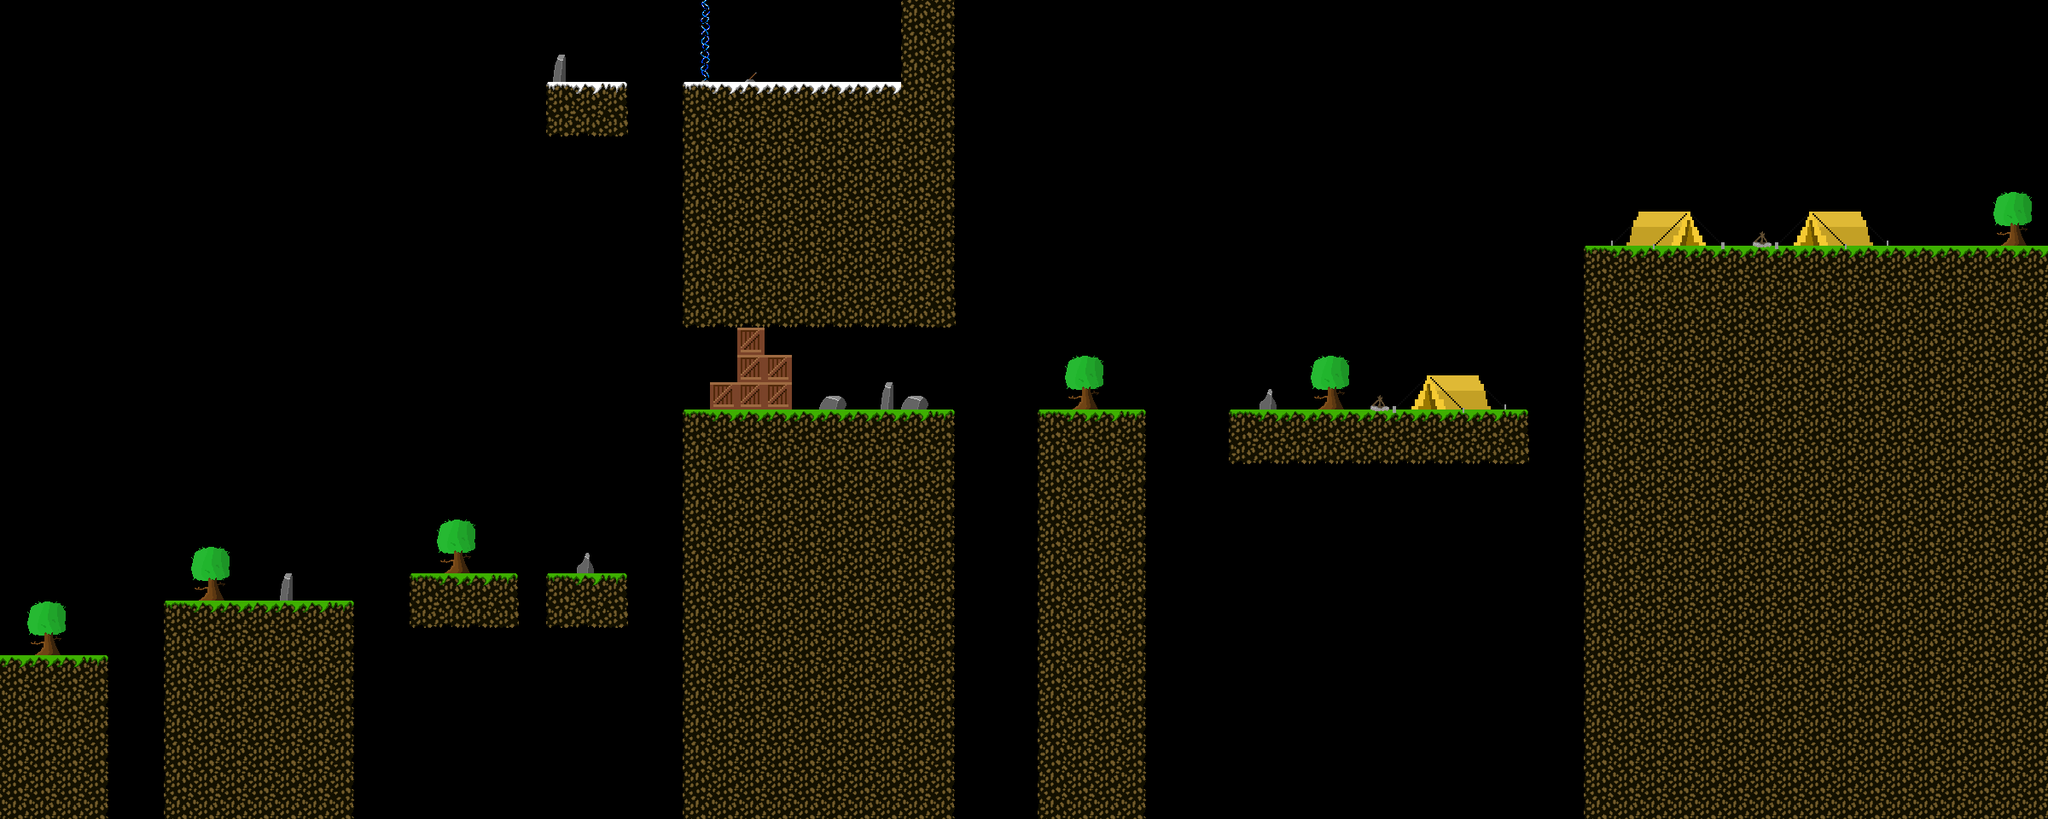

The image is a tile-based game level rendered from a .tmx file. Its description and source (layers, tilesets, objects; grid data summarised) follow:
An orthogonal 75x30 tile map with 32x32 px tiles, 2 tile layers (ground, props).

<map version="1.4" tiledversion="1.4.2" orientation="orthogonal" renderorder="right-down" width="75" height="30" tilewidth="32" tileheight="32" infinite="0" nextlayerid="6" nextobjectid="1">
 <tileset firstgid="1" name="tileset" tilewidth="32" tileheight="32" tilecount="2670" columns="89">
  <image source="tileset.png" width="2848" height="960" />
  <tile id="90">
   <properties>
    <property name="collides" type="bool" value="true" />
   </properties>
  </tile>
  <tile id="91">
   <properties>
    <property name="collides" type="bool" value="true" />
   </properties>
  </tile>
  <tile id="92">
   <properties>
    <property name="collides" type="bool" value="true" />
   </properties>
  </tile>
  <tile id="179">
   <properties>
    <property name="collides" type="bool" value="true" />
   </properties>
  </tile>
  <tile id="180">
   <properties>
    <property name="collides" type="bool" value="true" />
   </properties>
  </tile>
  <tile id="181">
   <properties>
    <property name="collides" type="bool" value="true" />
   </properties>
  </tile>
  <tile id="268">
   <properties>
    <property name="collides" type="bool" value="true" />
   </properties>
  </tile>
  <tile id="269">
   <properties>
    <property name="collides" type="bool" value="true" />
   </properties>
  </tile>
  <tile id="270">
   <properties>
    <property name="collides" type="bool" value="true" />
   </properties>
  </tile>
  <tile id="446">
   <properties>
    <property name="collides" type="bool" value="true" />
   </properties>
  </tile>
  <tile id="447">
   <properties>
    <property name="collides" type="bool" value="true" />
   </properties>
  </tile>
  <tile id="448">
   <properties>
    <property name="collides" type="bool" value="true" />
   </properties>
  </tile>
  <tile id="449">
   <properties>
    <property name="collides" type="bool" value="true" />
   </properties>
  </tile>
  <tile id="455">
   <properties>
    <property name="collides" type="bool" value="true" />
   </properties>
  </tile>
  <tile id="535">
   <properties>
    <property name="collides" type="bool" value="true" />
   </properties>
  </tile>
  <tile id="536">
   <properties>
    <property name="collides" type="bool" value="true" />
   </properties>
  </tile>
  <tile id="537">
   <properties>
    <property name="collides" type="bool" value="true" />
   </properties>
  </tile>
  <tile id="544">
   <properties>
    <property name="collides" type="bool" value="true" />
   </properties>
  </tile>
  <tile id="624">
   <properties>
    <property name="collides" type="bool" value="true" />
   </properties>
  </tile>
  <tile id="625">
   <properties>
    <property name="collides" type="bool" value="true" />
   </properties>
  </tile>
  <tile id="626">
   <properties>
    <property name="collides" type="bool" value="true" />
   </properties>
  </tile>
  <tile id="633">
   <properties>
    <property name="collides" type="bool" value="true" />
   </properties>
  </tile>
  <tile id="717">
   <properties>
    <property name="collides" type="bool" value="true" />
   </properties>
  </tile>
  <tile id="719">
   <properties>
    <property name="collides" type="bool" value="true" />
   </properties>
  </tile>
  <tile id="720">
   <properties>
    <property name="collides" type="bool" value="true" />
   </properties>
  </tile>
 </tileset>
 <layer id="1" name="ground" width="75" height="30">
  <data>[2250 cells, 795 non-empty, 17 distinct tile ids]</data>
 </layer>
 <layer id="4" name="props" width="75" height="30">
  <data>[2250 cells, 83 non-empty, 40 distinct tile ids]</data>
 </layer>
</map>
